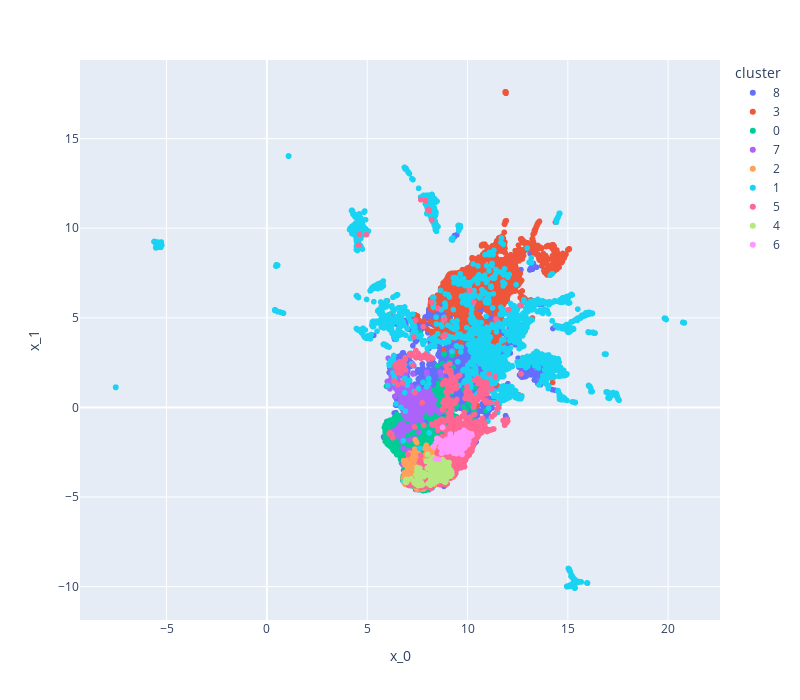

Notebook code cell kept with this figure:
### Code cell
from src.tools.dim_reduction import reduce_umap
from src.tools.vis_utils import plot_clusters

ble = reduce_umap(embedding, n_components=2, n_neighbors=15, metric="cosine")[0]
ble["cluster"] = df_full["cluster"]
plot_clusters(ble)

### Figure 1 — Plotly figure (JSON) as saved in the notebook; plotly's stock layout.template omitted (floating-point values rounded to 4 significant figures; data arrays with more than 128 entries replaced by an {"elided": "..."} marker saying what was removed)
{"data": [{"hovertemplate": "cluster=8<br>x_0=%{x}<br>x_1=%{y}<extra></extra>", "legendgroup": "8", "marker": {"color": "#636efa", "symbol": "circle"}, "mode": "markers", "name": "8", "showlegend": true, "type": "scattergl", "x": {"elided": "3753 float values"}, "xaxis": "x", "y": {"elided": "3753 float values"}, "yaxis": "y"}, {"hovertemplate": "cluster=3<br>x_0=%{x}<br>x_1=%{y}<extra></extra>", "legendgroup": "3", "marker": {"color": "#EF553B", "symbol": "circle"}, "mode": "markers", "name": "3", "showlegend": true, "type": "scattergl", "x": {"elided": "3557 float values"}, "xaxis": "x", "y": {"elided": "3557 float values"}, "yaxis": "y"}, {"hovertemplate": "cluster=0<br>x_0=%{x}<br>x_1=%{y}<extra></extra>", "legendgroup": "0", "marker": {"color": "#00cc96", "symbol": "circle"}, "mode": "markers", "name": "0", "showlegend": true, "type": "scattergl", "x": {"elided": "2160 float values"}, "xaxis": "x", "y": {"elided": "2160 float values"}, "yaxis": "y"}, {"hovertemplate": "cluster=7<br>x_0=%{x}<br>x_1=%{y}<extra></extra>", "legendgroup": "7", "marker": {"color": "#ab63fa", "symbol": "circle"}, "mode": "markers", "name": "7", "showlegend": true, "type": "scattergl", "x": {"elided": "737 float values"}, "xaxis": "x", "y": {"elided": "737 float values"}, "yaxis": "y"}, {"hovertemplate": "cluster=2<br>x_0=%{x}<br>x_1=%{y}<extra></extra>", "legendgroup": "2", "marker": {"color": "#FFA15A", "symbol": "circle"}, "mode": "markers", "name": "2", "showlegend": true, "type": "scattergl", "x": {"elided": "1172 float values"}, "xaxis": "x", "y": {"elided": "1172 float values"}, "yaxis": "y"}, {"hovertemplate": "cluster=1<br>x_0=%{x}<br>x_1=%{y}<extra></extra>", "legendgroup": "1", "marker": {"color": "#19d3f3", "symbol": "circle"}, "mode": "markers", "name": "1", "showlegend": true, "type": "scattergl", "x": {"elided": "4926 float values"}, "xaxis": "x", "y": {"elided": "4926 float values"}, "yaxis": "y"}, {"hovertemplate": "cluster=5<br>x_0=%{x}<br>x_1=%{y}<extra></extra>", "legendgroup": "5", "marker": {"color": "#FF6692", "symbol": "circle"}, "mode": "markers", "name": "5", "showlegend": true, "type": "scattergl", "x": {"elided": "1101 float values"}, "xaxis": "x", "y": {"elided": "1101 float values"}, "yaxis": "y"}, {"hovertemplate": "cluster=4<br>x_0=%{x}<br>x_1=%{y}<extra></extra>", "legendgroup": "4", "marker": {"color": "#B6E880", "symbol": "circle"}, "mode": "markers", "name": "4", "showlegend": true, "type": "scattergl", "x": {"elided": "208 float values"}, "xaxis": "x", "y": {"elided": "208 float values"}, "yaxis": "y"}, {"hovertemplate": "cluster=6<br>x_0=%{x}<br>x_1=%{y}<extra></extra>", "legendgroup": "6", "marker": {"color": "#FF97FF", "symbol": "circle"}, "mode": "markers", "name": "6", "showlegend": true, "type": "scattergl", "x": {"elided": "233 float values"}, "xaxis": "x", "y": {"elided": "233 float values"}, "yaxis": "y"}], "layout": {"height": 700, "legend": {"title": {"text": "cluster"}, "tracegroupgap": 0}, "margin": {"t": 60}, "width": 800, "xaxis": {"anchor": "y", "domain": [0, 1], "title": {"text": "x_0"}}, "yaxis": {"anchor": "x", "domain": [0, 1], "title": {"text": "x_1"}}}}
